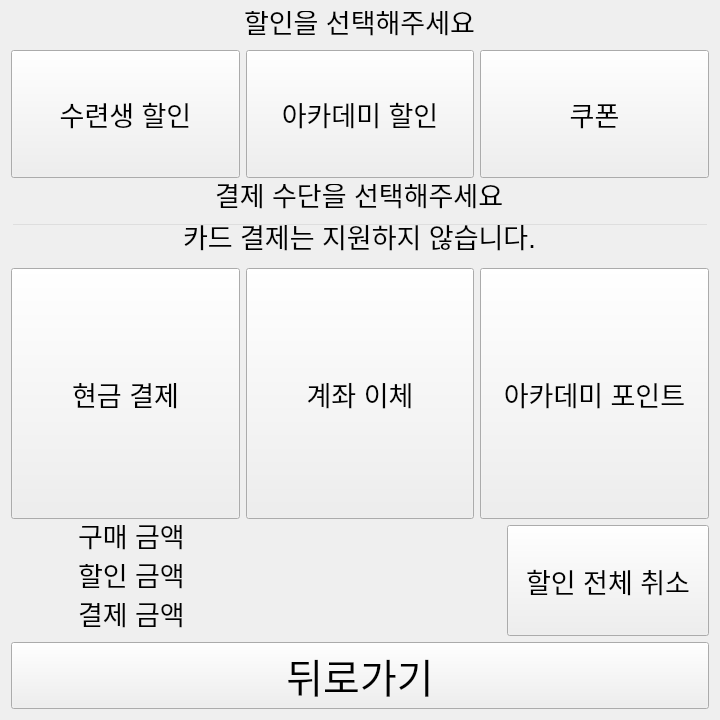
<?xml version="1.0" encoding="UTF-8"?>
<ui version="4.0">
 <class>Form</class>
 <widget class="QWidget" name="Form">
  <property name="geometry">
   <rect>
    <x>0</x>
    <y>0</y>
    <width>720</width>
    <height>720</height>
   </rect>
  </property>
  <property name="sizePolicy">
   <sizepolicy hsizetype="Expanding" vsizetype="Expanding">
    <horstretch>0</horstretch>
    <verstretch>0</verstretch>
   </sizepolicy>
  </property>
  <property name="minimumSize">
   <size>
    <width>720</width>
    <height>720</height>
   </size>
  </property>
  <property name="font">
   <font>
    <pointsize>20</pointsize>
   </font>
  </property>
  <property name="windowTitle">
   <string>Form</string>
  </property>
  <property name="styleSheet">
   <string notr="true"/>
  </property>
  <layout class="QVBoxLayout" name="verticalLayout_2" stretch="1,2,0">
   <item>
    <layout class="QVBoxLayout" name="verticalLayout">
     <item>
      <widget class="QLineEdit" name="le_select_discount">
       <property name="sizePolicy">
        <sizepolicy hsizetype="Expanding" vsizetype="Fixed">
         <horstretch>0</horstretch>
         <verstretch>0</verstretch>
        </sizepolicy>
       </property>
       <property name="font">
        <font>
         <pointsize>20</pointsize>
        </font>
       </property>
       <property name="focusPolicy">
        <enum>Qt::FocusPolicy::NoFocus</enum>
       </property>
       <property name="styleSheet">
        <string notr="true">background-color: transparent;</string>
       </property>
       <property name="text">
        <string>할인을 선택해주세요</string>
       </property>
       <property name="frame">
        <bool>false</bool>
       </property>
       <property name="alignment">
        <set>Qt::AlignmentFlag::AlignCenter</set>
       </property>
       <property name="readOnly">
        <bool>true</bool>
       </property>
      </widget>
     </item>
     <item>
      <layout class="QHBoxLayout" name="horizontalLayout">
       <item>
        <widget class="QPushButton" name="btn_student_discount">
         <property name="sizePolicy">
          <sizepolicy hsizetype="Expanding" vsizetype="Minimum">
           <horstretch>0</horstretch>
           <verstretch>0</verstretch>
          </sizepolicy>
         </property>
         <property name="font">
          <font>
           <pointsize>20</pointsize>
          </font>
         </property>
         <property name="text">
          <string>수련생 할인</string>
         </property>
        </widget>
       </item>
       <item>
        <widget class="QPushButton" name="btn_academy_discount">
         <property name="sizePolicy">
          <sizepolicy hsizetype="Expanding" vsizetype="Minimum">
           <horstretch>0</horstretch>
           <verstretch>0</verstretch>
          </sizepolicy>
         </property>
         <property name="font">
          <font>
           <pointsize>20</pointsize>
          </font>
         </property>
         <property name="autoFillBackground">
          <bool>false</bool>
         </property>
         <property name="text">
          <string>아카데미 할인</string>
         </property>
        </widget>
       </item>
       <item>
        <widget class="QPushButton" name="btn_coupon">
         <property name="sizePolicy">
          <sizepolicy hsizetype="Expanding" vsizetype="Expanding">
           <horstretch>0</horstretch>
           <verstretch>0</verstretch>
          </sizepolicy>
         </property>
         <property name="text">
          <string>쿠폰</string>
         </property>
        </widget>
       </item>
      </layout>
     </item>
    </layout>
   </item>
   <item>
    <layout class="QGridLayout" name="gridLayout_3" rowstretch="0,0,0" columnstretch="0,0,0" rowminimumheight="0,0,0">
     <property name="leftMargin">
      <number>0</number>
     </property>
     <property name="topMargin">
      <number>0</number>
     </property>
     <property name="rightMargin">
      <number>0</number>
     </property>
     <property name="bottomMargin">
      <number>0</number>
     </property>
     <item row="1" column="0" colspan="3">
      <widget class="QLineEdit" name="lineEdit">
       <property name="styleSheet">
        <string notr="true">background-color: transparent;</string>
       </property>
       <property name="text">
        <string>카드 결제는 지원하지 않습니다.</string>
       </property>
       <property name="alignment">
        <set>Qt::AlignmentFlag::AlignCenter</set>
       </property>
      </widget>
     </item>
     <item row="2" column="2">
      <widget class="QPushButton" name="btn_academy_point_payment">
       <property name="sizePolicy">
        <sizepolicy hsizetype="Expanding" vsizetype="Minimum">
         <horstretch>0</horstretch>
         <verstretch>0</verstretch>
        </sizepolicy>
       </property>
       <property name="font">
        <font>
         <pointsize>20</pointsize>
        </font>
       </property>
       <property name="text">
        <string>아카데미 포인트</string>
       </property>
      </widget>
     </item>
     <item row="0" column="0" colspan="3">
      <widget class="QLineEdit" name="lineEdit_2">
       <property name="styleSheet">
        <string notr="true">background-color: transparent;</string>
       </property>
       <property name="text">
        <string>결제 수단을 선택해주세요</string>
       </property>
       <property name="frame">
        <bool>false</bool>
       </property>
       <property name="alignment">
        <set>Qt::AlignmentFlag::AlignCenter</set>
       </property>
      </widget>
     </item>
     <item row="2" column="0">
      <widget class="QPushButton" name="btn_cash_payment">
       <property name="sizePolicy">
        <sizepolicy hsizetype="Expanding" vsizetype="Minimum">
         <horstretch>0</horstretch>
         <verstretch>0</verstretch>
        </sizepolicy>
       </property>
       <property name="font">
        <font>
         <pointsize>20</pointsize>
        </font>
       </property>
       <property name="text">
        <string>현금 결제</string>
       </property>
      </widget>
     </item>
     <item row="2" column="1">
      <widget class="QPushButton" name="btn_bank_transfer_payment">
       <property name="sizePolicy">
        <sizepolicy hsizetype="Expanding" vsizetype="Minimum">
         <horstretch>0</horstretch>
         <verstretch>0</verstretch>
        </sizepolicy>
       </property>
       <property name="font">
        <font>
         <pointsize>20</pointsize>
        </font>
       </property>
       <property name="text">
        <string>계좌 이체</string>
       </property>
      </widget>
     </item>
    </layout>
   </item>
   <item>
    <layout class="QGridLayout" name="gridLayout_2">
     <property name="leftMargin">
      <number>0</number>
     </property>
     <property name="topMargin">
      <number>0</number>
     </property>
     <property name="rightMargin">
      <number>0</number>
     </property>
     <property name="bottomMargin">
      <number>0</number>
     </property>
     <item row="2" column="0">
      <widget class="QLineEdit" name="le_payment_amount">
       <property name="sizePolicy">
        <sizepolicy hsizetype="Expanding" vsizetype="Minimum">
         <horstretch>0</horstretch>
         <verstretch>0</verstretch>
        </sizepolicy>
       </property>
       <property name="font">
        <font>
         <pointsize>20</pointsize>
        </font>
       </property>
       <property name="focusPolicy">
        <enum>Qt::FocusPolicy::NoFocus</enum>
       </property>
       <property name="styleSheet">
        <string>background-color: transparent;</string>
       </property>
       <property name="text">
        <string>결제 금액</string>
       </property>
       <property name="frame">
        <bool>false</bool>
       </property>
       <property name="alignment">
        <set>Qt::AlignmentFlag::AlignCenter</set>
       </property>
       <property name="readOnly">
        <bool>true</bool>
       </property>
      </widget>
     </item>
     <item row="0" column="1">
      <widget class="QLineEdit" name="le_purchase_amount_num">
       <property name="sizePolicy">
        <sizepolicy hsizetype="Expanding" vsizetype="Minimum">
         <horstretch>0</horstretch>
         <verstretch>0</verstretch>
        </sizepolicy>
       </property>
       <property name="font">
        <font>
         <pointsize>20</pointsize>
        </font>
       </property>
       <property name="focusPolicy">
        <enum>Qt::FocusPolicy::NoFocus</enum>
       </property>
       <property name="styleSheet">
        <string>background-color: transparent;</string>
       </property>
       <property name="frame">
        <bool>false</bool>
       </property>
       <property name="readOnly">
        <bool>true</bool>
       </property>
      </widget>
     </item>
     <item row="2" column="1">
      <widget class="QLineEdit" name="le_payment_amount_num">
       <property name="sizePolicy">
        <sizepolicy hsizetype="Expanding" vsizetype="Minimum">
         <horstretch>0</horstretch>
         <verstretch>0</verstretch>
        </sizepolicy>
       </property>
       <property name="font">
        <font>
         <pointsize>20</pointsize>
        </font>
       </property>
       <property name="focusPolicy">
        <enum>Qt::FocusPolicy::NoFocus</enum>
       </property>
       <property name="styleSheet">
        <string>background-color: transparent;</string>
       </property>
       <property name="frame">
        <bool>false</bool>
       </property>
       <property name="readOnly">
        <bool>true</bool>
       </property>
      </widget>
     </item>
     <item row="1" column="1">
      <widget class="QLineEdit" name="le_discount_amount_num">
       <property name="sizePolicy">
        <sizepolicy hsizetype="Expanding" vsizetype="Minimum">
         <horstretch>0</horstretch>
         <verstretch>0</verstretch>
        </sizepolicy>
       </property>
       <property name="font">
        <font>
         <pointsize>20</pointsize>
        </font>
       </property>
       <property name="focusPolicy">
        <enum>Qt::FocusPolicy::NoFocus</enum>
       </property>
       <property name="styleSheet">
        <string>background-color: transparent;</string>
       </property>
       <property name="frame">
        <bool>false</bool>
       </property>
       <property name="readOnly">
        <bool>true</bool>
       </property>
      </widget>
     </item>
     <item row="1" column="0">
      <widget class="QLineEdit" name="le_discount_amount">
       <property name="sizePolicy">
        <sizepolicy hsizetype="Expanding" vsizetype="Minimum">
         <horstretch>0</horstretch>
         <verstretch>0</verstretch>
        </sizepolicy>
       </property>
       <property name="font">
        <font>
         <pointsize>20</pointsize>
        </font>
       </property>
       <property name="focusPolicy">
        <enum>Qt::FocusPolicy::NoFocus</enum>
       </property>
       <property name="styleSheet">
        <string>background-color: transparent;</string>
       </property>
       <property name="text">
        <string>할인 금액</string>
       </property>
       <property name="frame">
        <bool>false</bool>
       </property>
       <property name="alignment">
        <set>Qt::AlignmentFlag::AlignCenter</set>
       </property>
       <property name="readOnly">
        <bool>true</bool>
       </property>
      </widget>
     </item>
     <item row="0" column="0">
      <widget class="QLineEdit" name="le_purchase_amount">
       <property name="sizePolicy">
        <sizepolicy hsizetype="Expanding" vsizetype="Minimum">
         <horstretch>0</horstretch>
         <verstretch>0</verstretch>
        </sizepolicy>
       </property>
       <property name="font">
        <font>
         <pointsize>20</pointsize>
        </font>
       </property>
       <property name="focusPolicy">
        <enum>Qt::FocusPolicy::NoFocus</enum>
       </property>
       <property name="styleSheet">
        <string notr="true">background-color: transparent;</string>
       </property>
       <property name="text">
        <string>구매 금액</string>
       </property>
       <property name="frame">
        <bool>false</bool>
       </property>
       <property name="alignment">
        <set>Qt::AlignmentFlag::AlignCenter</set>
       </property>
       <property name="readOnly">
        <bool>true</bool>
       </property>
      </widget>
     </item>
     <item row="3" column="0" colspan="3">
      <widget class="QPushButton" name="btn_back">
       <property name="sizePolicy">
        <sizepolicy hsizetype="Expanding" vsizetype="Expanding">
         <horstretch>0</horstretch>
         <verstretch>0</verstretch>
        </sizepolicy>
       </property>
       <property name="font">
        <font>
         <pointsize>30</pointsize>
        </font>
       </property>
       <property name="text">
        <string>뒤로가기</string>
       </property>
      </widget>
     </item>
     <item row="0" column="2" rowspan="3">
      <widget class="QPushButton" name="btn_all_clear_discount">
       <property name="sizePolicy">
        <sizepolicy hsizetype="Expanding" vsizetype="Expanding">
         <horstretch>0</horstretch>
         <verstretch>0</verstretch>
        </sizepolicy>
       </property>
       <property name="text">
        <string>할인 전체 취소</string>
       </property>
      </widget>
     </item>
    </layout>
   </item>
  </layout>
 </widget>
 <resources/>
 <connections/>
</ui>
